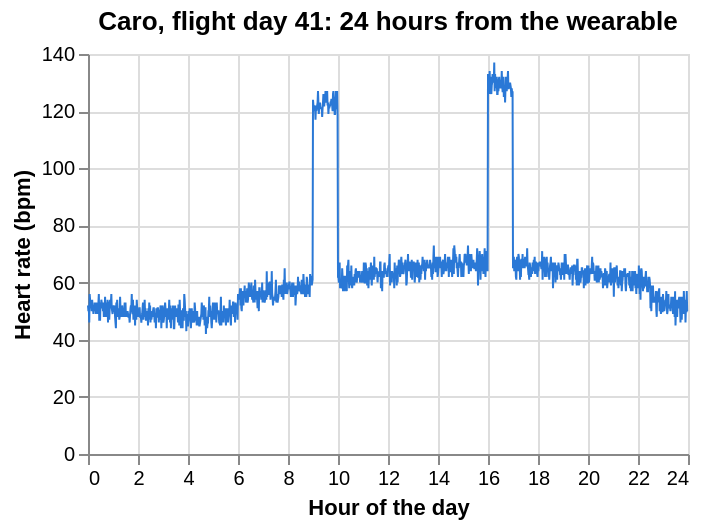

This figure's notebook cell:
### Code cell
trace = pd.DataFrame(gs.Wearable(seed=2).session(caro, 40)["trace"]).assign(hour=lambda d: d.minute / 60)
alt.Chart(trace).mark_line(strokeWidth=1, color=BLUE).encode(
    x=alt.X("hour:Q", title="Hour of the day", scale=alt.Scale(domain=[0, 24])), y=alt.Y("hr_bpm:Q", title="Heart rate (bpm)"),
    tooltip=[alt.Tooltip("hour:Q", format=".2f"), "hr_bpm"]
).properties(width="container", height=200, title=alt.Title("Caro, flight day 41: 24 hours from the wearable"))

### Figure 1 — Vega-Lite specification as saved in the notebook (floating-point values rounded to 4 significant figures; data arrays with more than 128 entries replaced by an {"elided": "..."} marker saying what was removed)
{"$schema": "https://vega.github.io/schema/vega-lite/v5.20.1.json", "config": {"view": {"continuousHeight": 300, "continuousWidth": 300}}, "data": {"name": "data-684712c6f1ea8794d6f6e1755953764a"}, "datasets": {"data-684712c6f1ea8794d6f6e1755953764a": {"elided": "1440 records"}}, "encoding": {"tooltip": [{"field": "hour", "format": ".2f", "type": "quantitative"}, {"field": "hr_bpm", "type": "quantitative"}], "x": {"field": "hour", "scale": {"domain": [0, 24]}, "title": "Hour of the day", "type": "quantitative"}, "y": {"field": "hr_bpm", "title": "Heart rate (bpm)", "type": "quantitative"}}, "height": 200, "mark": {"color": "#2a78d6", "strokeWidth": 1, "type": "line"}, "title": {"text": "Caro, flight day 41: 24 hours from the wearable"}, "width": "container"}
